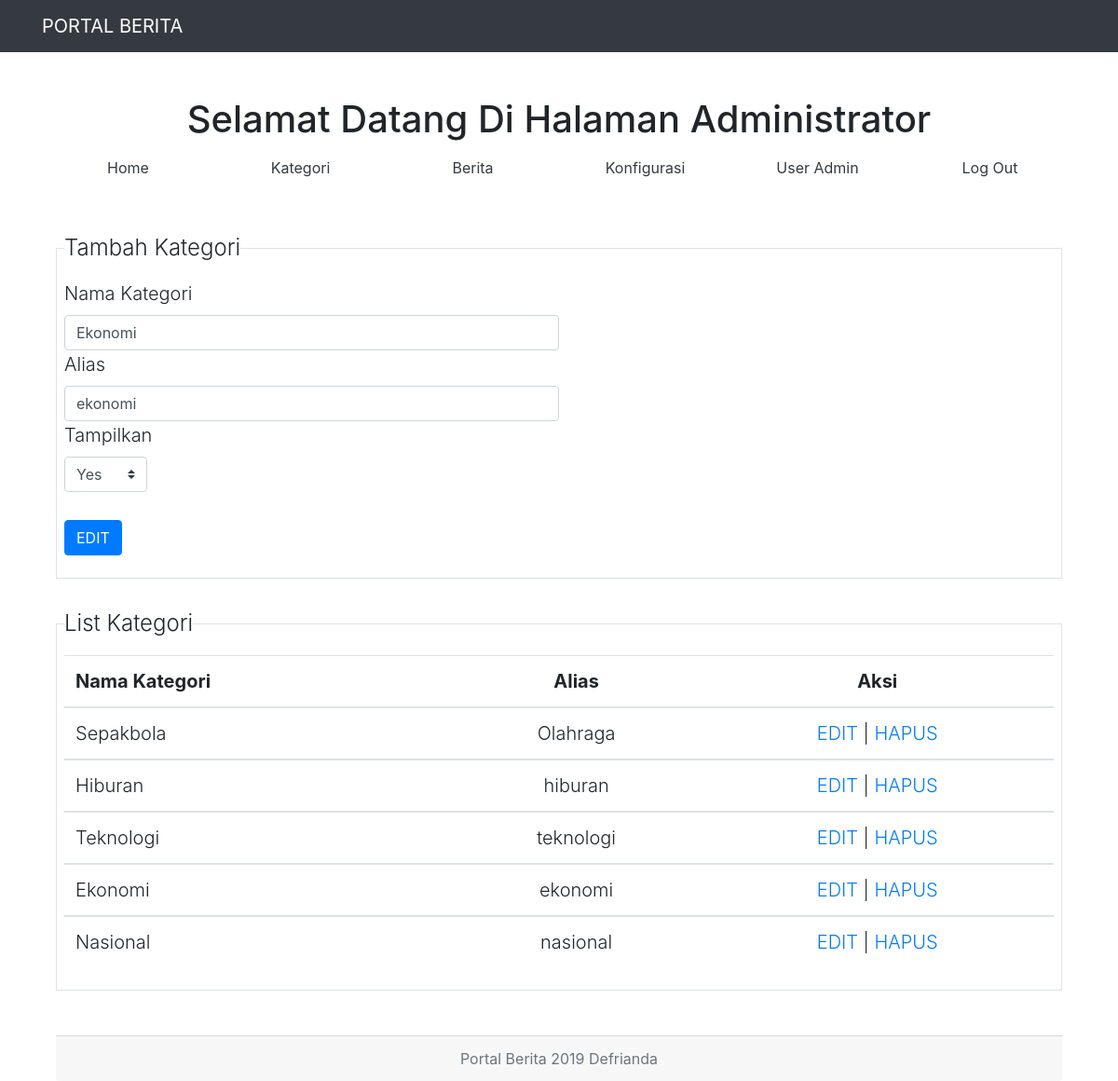
Page /admin/?mod=kategori&act=edit&id=3 (signed in) on the committed database.
### tables this page shows
CREATE TABLE `kategori` (
  `ID` int(11) NOT NULL,
  `kategori` varchar(100) NOT NULL,
  `alias` varchar(50) NOT NULL,
  `terbit` varchar(1) NOT NULL
);

### admin/kategori.php (the view, shortened to what this page needs)
<?php
global $connect;
if (isset($_GET['act']) && $_GET['act'] == 'edit') {
	$id = $_GET['id'];
	$sql = "SELECT * FROM kategori WHERE ID = '$id' ";
	$result = mysqli_query($connect, $sql);
	$row = mysqli_fetch_assoc($result);
	$kategori = $row['kategori'];
	$alias = $row['alias'];
	$terbit = $row['terbit'];
}
 ?>
<form class="text-left" action="./?mod=kategori" method="POST">
	<fieldset class="border p-2">
		<legend  class="w-auto">Tambah Kategori</legend>
		<div class="form-group">
		<label>Nama Kategori</label>
    	<input type="text" name="kategori" class="form-control col-6"
    	value="<?php if (isset($_GET['act']) && $_GET['act'] =='edit') { echo $kategori; } ?>" required>
    	<label>Alias</label>
    	<input type="text" name="alias" class="form-control col-6"
    	value="<?php if (isset($_GET['act']) && $_GET['act'] =='edit') { echo $alias; } ?>" required>
    	<label>Tampilkan</label>
    	<br>
    	<select class="custom-select col-1" name="terbit">
  			<option value="1"
  			<?php if (isset($_GET['act']) && $_GET['act'] =='edit' && $terbit == 1) { echo 'selected'; } ?>>
  				Yes
  			</option>
		</select>
		<br>
		<br>
		<button type="submit" class="btn btn-primary"
				name="<?=(isset($id) ? 'editkategori' : 'tambahkategori')?>">
		<?=(isset($id) ? 'EDIT' : 'TAMBAH')?>
		</button>
		</div>
	</fieldset>
</form>
<br>
<fieldset class="border p-2">
		<legend  class="w-auto text-left">List Kategori</legend>
		<div class="form-group">
			<table class="table">
  				<thead>
				    <tr>
				      <th scope="col" class="text-left">Nama Kategori</th>
				      <th scope="col">Alias</th>
				      <th scope="col">Aksi</th>
				    </tr>
  				</thead>
  				<?php
  				$sql = "SELECT * FROM kategori  ORDER BY ID DESC";
  				$result = mysqli_query($connect, $sql);
  				 ?>
  				<?php while($row = mysqli_fetch_assoc($result)) : ?>
				<tbody>
				    <tr>
				      <td class="text-left"><?= $row['kategori']; ?></td>
				      <td><?= $row['alias']; ?></td>
				      <td>
				      	<a href="./?mod=kategori&act=edit&id=<?= $row['ID']; ?>">EDIT</a> |
				      	<a href="./?mod=kategori&act=hapus&id=<?= $row['ID']; ?>">HAPUS</a>
				      </td>
				    </tr>
				<?php endwhile; ?>
				</tbody>
			</table>
		</div>
</fieldset>

### rows in the picture
kategori: kategori "Ekonomi", alias "ekonomi", terbit "Yes"
kategori: kategori "Sepakbola", alias "Olahraga"
kategori: kategori "Hiburan", alias "hiburan"
kategori: kategori "Teknologi", alias "teknologi"
kategori: kategori "Nasional", alias "nasional"
